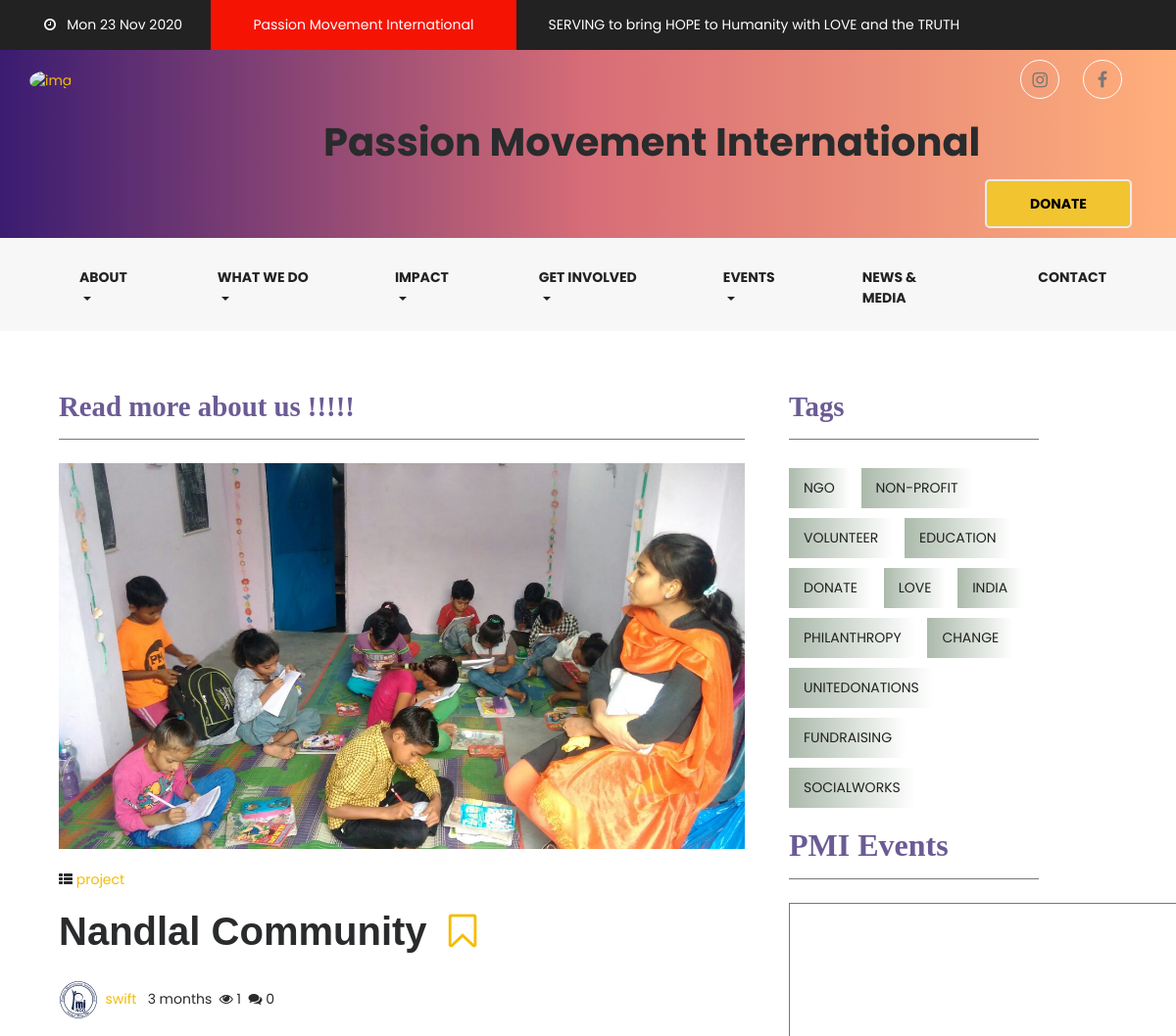
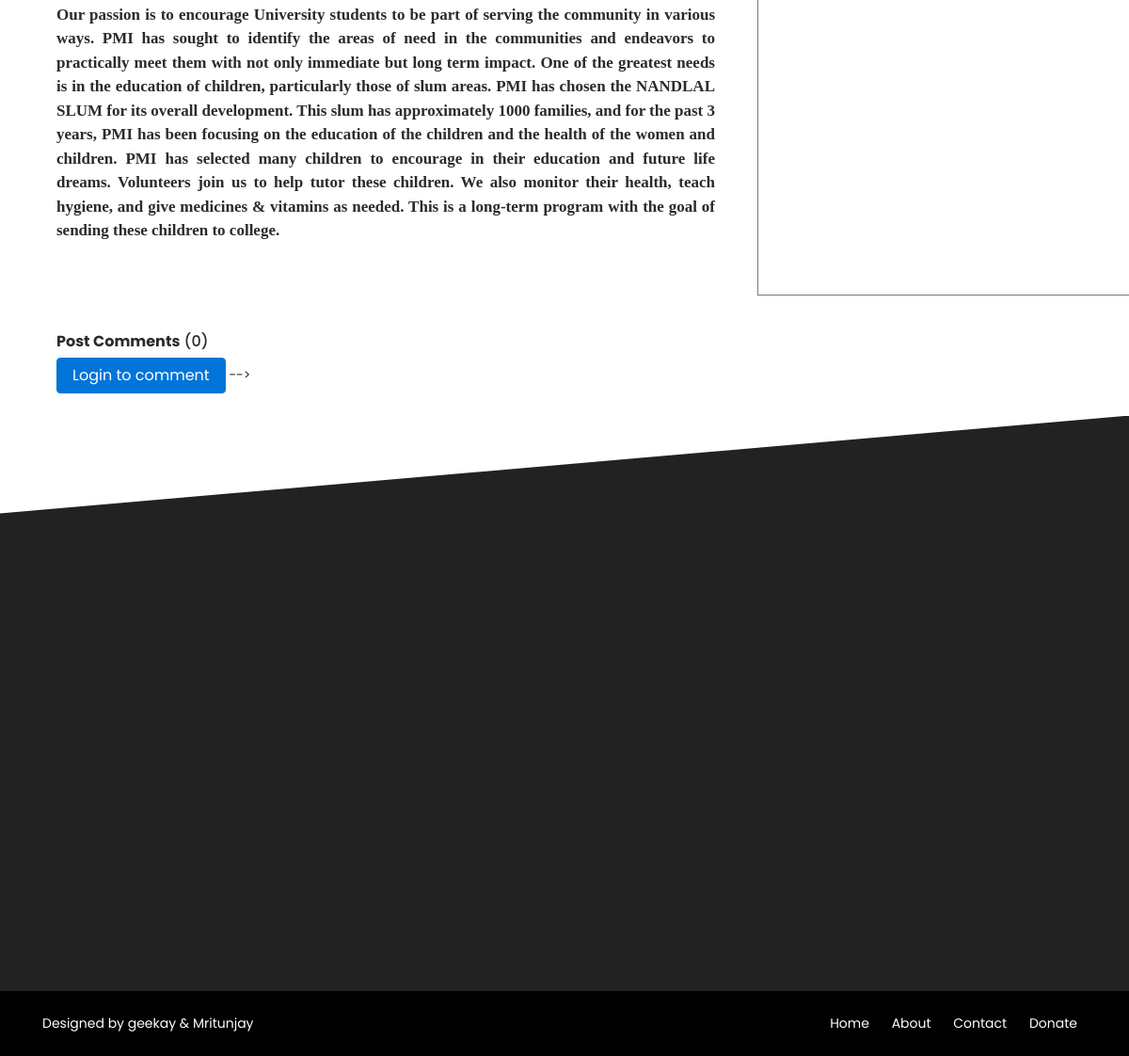
/post/21/, run on the app's committed database (2 pictures, top to bottom).
### posts/models.py (models this page shows, shortened)
class Post(models.Model):
    title = models.CharField(max_length=100)
    overview = models.TextField()
    timestamp = models.DateTimeField(auto_now_add=True)
    content = HTMLField()
    comment_count = models.IntegerField(default=0)
    view_count = models.IntegerField(default=0)
    author = models.ForeignKey(Author, on_delete=models.CASCADE)
    thumbnail = models.ImageField()
    categories = models.ManyToManyField(Category)
    featured = models.BooleanField()
    slider = models.BooleanField()
    previous_post = models.ForeignKey(
        'self', related_name='previous', on_delete=models.SET_NULL, blank=True, null=True)
    next_post = models.ForeignKey(
        'self', related_name='next', on_delete=models.SET_NULL, blank=True, null=True)
    def get_absolute_url(self):
        return reverse('posts:post-detail', kwargs={
            'pk': self.pk
        })
    @property
    def get_comments(self):
        return self.comments.all().order_by('-timestamp')
    @property
    def comment_count(self):
        return Comment.objects.filter(post=self).count()
    @property
    def view_count(self):
        return PostView.objects.filter(post=self).count()

class Category(models.Model):
    title = models.CharField(max_length=20)
    def __str__(self):
        return self.title

class Author(models.Model):
    user = models.OneToOneField(User, on_delete=models.CASCADE)
    profile_picture = models.ImageField()

### posts/views.py (the view)
# urls.py: path('post/<pk>/', views.PostDetailView.as_view(), name='post-detail'),
class PostDetailView(DetailView):
    model = Post
    template_name = 'post.html'
    context_object_name = 'post'
    def get_object(self):
        obj = super().get_object()
        if self.request.user.is_authenticated:
            PostView.objects.get_or_create(
                user=self.request.user,
                post=obj
            )
        return obj
    def get_context_data(self, **kwargs):
        most_recent = Post.objects.order_by('-timestamp')[:3]
        context = super().get_context_data(**kwargs)
        context['most_recent'] = most_recent
        context['page_request_var'] = "page"
        context['comment'] = CommentForm()
        context['form'] = form
        context['now'] = now
        context['latest'] = latest
        context['most'] = most_view
        return context
    def post(self, request, *args, **kwargs):
        comment = CommentForm(request.POST)
        if comment.is_valid():
            post = self.get_object()
            comment.instance.user = request.user
            comment.instance.post = post
            comment.save()
            return redirect(reverse("posts:post-detail", kwargs={
                'pk': post.pk
            }))

### posts/forms.py
class CommentForm(forms.ModelForm):
    content = forms.CharField(widget=forms.TextInput(attrs={
        'class': 'form-control',
        'placeholder': 'Type your comment',
        'id': 'usercomment',
        'rows': '4'
    }), label="")
    class Meta:
        model = Comment
        fields = ('content', )

### subscribe/forms.py
class EmailSignupForm(forms.ModelForm):
    email = forms.EmailField(widget=forms.TextInput(attrs={
        "type": "email",
        "name": "email",
        "id": "email",
        "placeholder": "Enter your email address",
        "class": "form-control fh5co_footer_text_box",
        "aria-describedby": "basic-addon1",
    }), label="")
    class Meta:
        model = Signup
        fields = ('email', )

### templates/post.html (shortened to what this page needs)
{% extends 'base.html' %} {% load static %} {% block content %}
<div class="container-fluid pb-4 pt-4 paddding">
    <div class="container paddding">
        <div class="row mx-0">
            <main class="post blog-post col-lg-8">
                <div class="container">
                    <div>
                        <div class="fh5co_heading fh5co_heading_border_bottom py-2 mb-4" id="head">
                            <h2 id="Heading">
                                <b>Read more about us !!!!!</b></h2>
                        </div>
                    </div>
                    <div class="post-single">
                        <div class="post-thumbnail"><img src="{{ post.thumbnail.url }}" alt="..." class="img-fluid"></div>
                        <div class="post-details">
                            <div class="post-meta d-flex justify-content-between">
                                <div class="category"><br><i class="fa fa-th-list" aria-hidden="true"></i> {% for cat in post.categories.all %}
                                    <a href="#">{{ cat }}</a> {% endfor %}
                                </div>
                            </div>
                            <h1 style="font-family: 'Gill Sans', 'Gill Sans MT', Calibri, 'Trebuchet MS', sans-serif; font-weight: bold; padding-top: 20px;">
                                {{ post.title }}&nbsp <a href="#"><i class="fa fa-bookmark-o" aria-hidden="true"></i></a></h1>
                            <div class="post-footer d-flex align-items-center flex-column flex-sm-row" style="padding-top: 20px;">
                                <a href="#" class="author d-flex align-items-center flex-wrap">
                                    <img src="{{ post.author.profile_picture.url }}" alt="..." class="rounded-circle" width="40" height="40">&nbsp&nbsp
                                    <div class="title"><span>{{ post.author.user.username }}</span></div>
                                </a>&nbsp &nbsp
                                <div class="d-flex align-items-center flex-wrap">
                                    <div class="date"> {{ post.timestamp|timesince }}</div>&nbsp&nbsp
                                    <div class="views"><i class="fa fa-eye" aria-hidden="true"></i>&nbsp{{ post.view_count }}</div>
                                    <div class="comments meta-last"><i class="fa fa-comments" aria-hidden="true"></i>&nbsp{{ post.comment_count }}</div>
                                </div>
                            </div>
                        </div>
                        <div class="post-body" style="font-family:'Segoe UI', Tahoma, Geneva, Verdana, sans-serif; padding-top: 20PX;">
                            {{ post.content | safe }}
                        </div>
                        <div class="posts-nav d-flex justify-content-between align-items-stretch flex-column flex-md-row" style="padding-top: 50px;">
                        </div>
                        <div class="post-comments" style="padding-top: 30px;">
                            <header>
                                <h3 class="h6"><b>Post Comments</b><span class="no-of-comments">&nbsp({{ post.comments.count }})</span></h3>
                            </header>
                             {% if request.user.is_authenticated %}
                            <div class="add-comment">
                                <header>
                                    <h3 class="h6" style="padding-bottom: 20;"><b>&nbspLeave a reply</b></h3>
                                </header>
                                <form method="POST" action="." class="commenting-form">
                                    {% csrf_token %}
                                    <div class="row">
                                        <div class="form-group col-md-12">
                                            {{ comment }}
                                        </div>
                                        <div class="form-group col-md-12">
                                            <button type="submit" class="btn btn-secondary"><b>Comment</b></button>
                                        </div>
                                    </div>
                                </form>
                            </div>
                            <!-- {% else %}
                      <a href='/accounts/login'  class="btn btn-primary">Login to comment</a>
                      {% endif %}
                     -->
                        </div>
                    </div>
                </div>
            </main>
            <div class="col-md-3 animate-box" data-animate-effect="fadeInRight">
                <div>
                    <div class="fh5co_heading fh5co_heading_border_bottom py-2 mb-4">
                        <h2 id="Heading"><b>Tags</b>
                        </h2>
                    </div>
                </div>
                <div class="fh5co_tags_all">
                    <a href="#" class="fh5co_tagg">NGO</a>
                    <a href="#" class="fh5co_tagg">NON-PROFIT</a>
                    <a href="#" class="fh5co_tagg">VOLUNTEER</a>
                    <a href="#" class="fh5co_tagg">EDUCATION</a>
                    <a href="#" class="fh5co_tagg">DONATE</a>
                    <a href="#" class="fh5co_tagg">LOVE</a>
                    <a href="#" class="fh5co_tagg">INDIA</a>
                    <a href="#" class="fh5co_tagg">PHILANTHROPY</a>
                    <a href="#" class="fh5co_tagg">CHANGE</a>
                    <a href="#" class="fh5co_tagg">UNITEDONATIONS</a>
                    <a href="#" class="fh5co_tagg">FUNDRAISING</a>
                    <a href="#" class="fh5co_tagg">SOCIALWORKS</a>
                </div>
                <div>
                    <div id="Heading" class=" fh5co_heading_border_bottom pt-3 py-2 mb-4">
                        <h2><b>PMI Events</b></h2>
                    </div>
                </div>
                <iframe src="https://calendar.google.com/calendar/embed?height=600&amp;wkst=1&amp;bgcolor=%239E69AF&amp;ctz=Asia%2FKolkata&amp;src=c3JpdmFzdGF2YW1yaXR1bmpheTAxQGdtYWlsLmNvbQ&amp;src=YWRkcmVzc2Jvb2sjY29udGFjdHNAZ3JvdXAudi5jYWxlbmRhci5nb29nbGUuY29t&amp;src=ZHVyOWtuNDVsN29jbDUzaDBhdnE2cGlkcjhAZ3JvdXAuY2FsZW5kYXIuZ29vZ2xlLmNvbQ&amp;src=ZW4uaW5kaWFuI2hvbGlkYXlAZ3JvdXAudi5jYWxlbmRhci5nb29nbGUuY29t&amp;color=%23039BE5&amp;color=%2333B679&amp;color=%233F51B5&amp;color=%230B8043"
                    style="border:solid 1px #777" width="400" height="450" frameborder="0" scrolling="no"></iframe>
            </div>
        </div>
    </div>
</div>
{% endblock content %}

### static/css/style_1.css (style rules this page uses)
.paddding { padding-left: 0 !important; padding-right: 0 !important }
.fh5co_heading { font-size: 20px; color: #424040 }
.fh5co_heading_border_bottom { border-bottom: 1px solid #777 }
.fh5co_tagg { background: linear-gradient(to right, #abbaab, #ffffff); padding: 10px 15px; color: #222; -moz-transition: all .5s ease; -o-transition: all .5s ease; -webkit-transition: all .5s ease; -ms-transition: all .5s ease; transition: all .5s ease; margin-right: 8px; margin-top: 5px; margin-bottom: 5px; display: inline-block }
.fh5co_tags_all { color: #f1552ef6; }
.fh5co_heading { font-size: 24px; color: #222 }
.js .animate-box { opacity: 0 }
img { vertical-align: middle; }
#Heading { font-size: larger; font-family: 'Times New Roman', Times, serif; color: #6b5b95 !important; padding-top: 30px; }

### data on the page
Post: thumbnail (picture), title "Nandlal Community", author.profile_picture (picture), author.user.username "swift", timestamp "3 months", view_count "1", comment_count "0", content "Our passion is to encourage University students to be part of serving the community in various ways. PMI has sought to identify the areas of need in the communities and endeavors to practically meet them with not only immediate but long term impact. One of the greatest needs is in the education of children, particularly those of slum areas. PMI has chosen the NANDLAL SLUM for its overall development. This slum has approximately 1000 families, and for the past 3 years, PMI has been focusing on the education of the children and the health of the women and children. PMI has selected many children to encourage in their education and future life dreams. Volunteers join us to help tutor these…", comments.count "0"
Category: title "project"

### other printed values
{{ now|date:"D d M Y" }} "Mon 23 Nov 2020"
